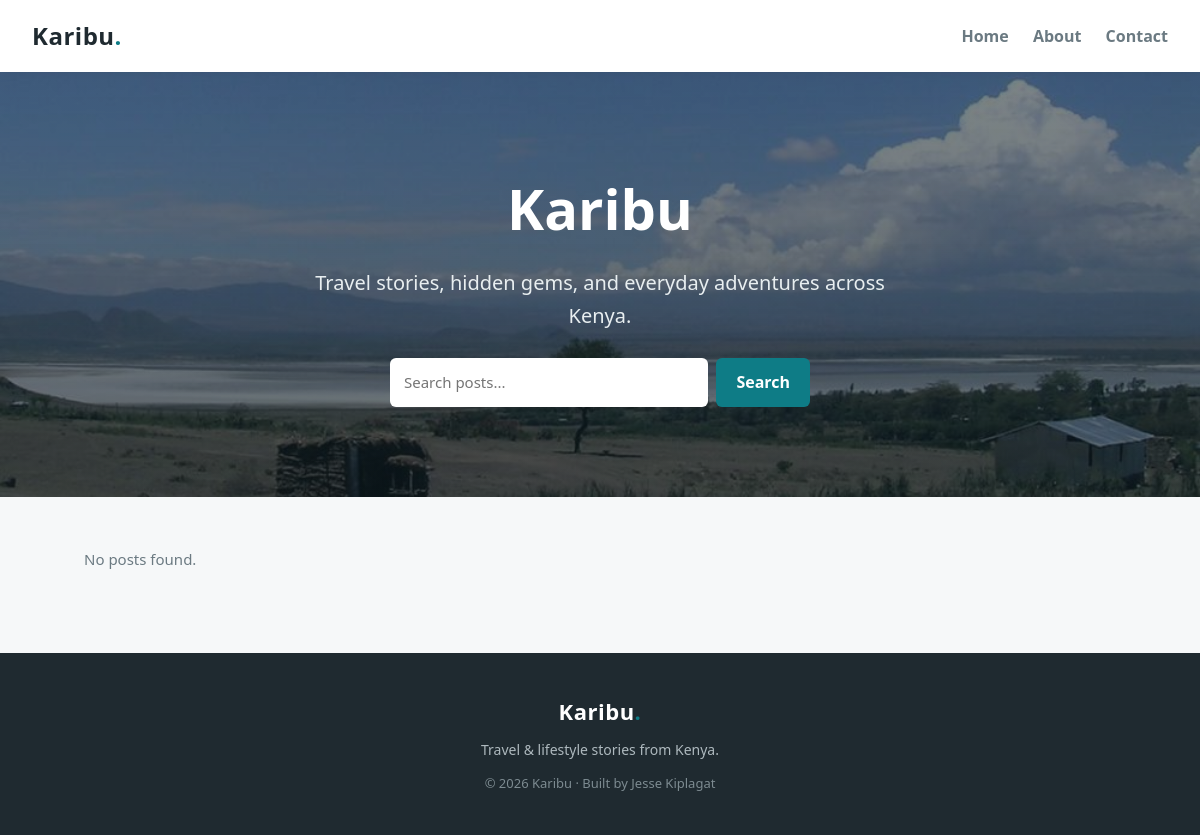
Before: /index.php?page=2 with the older database file.
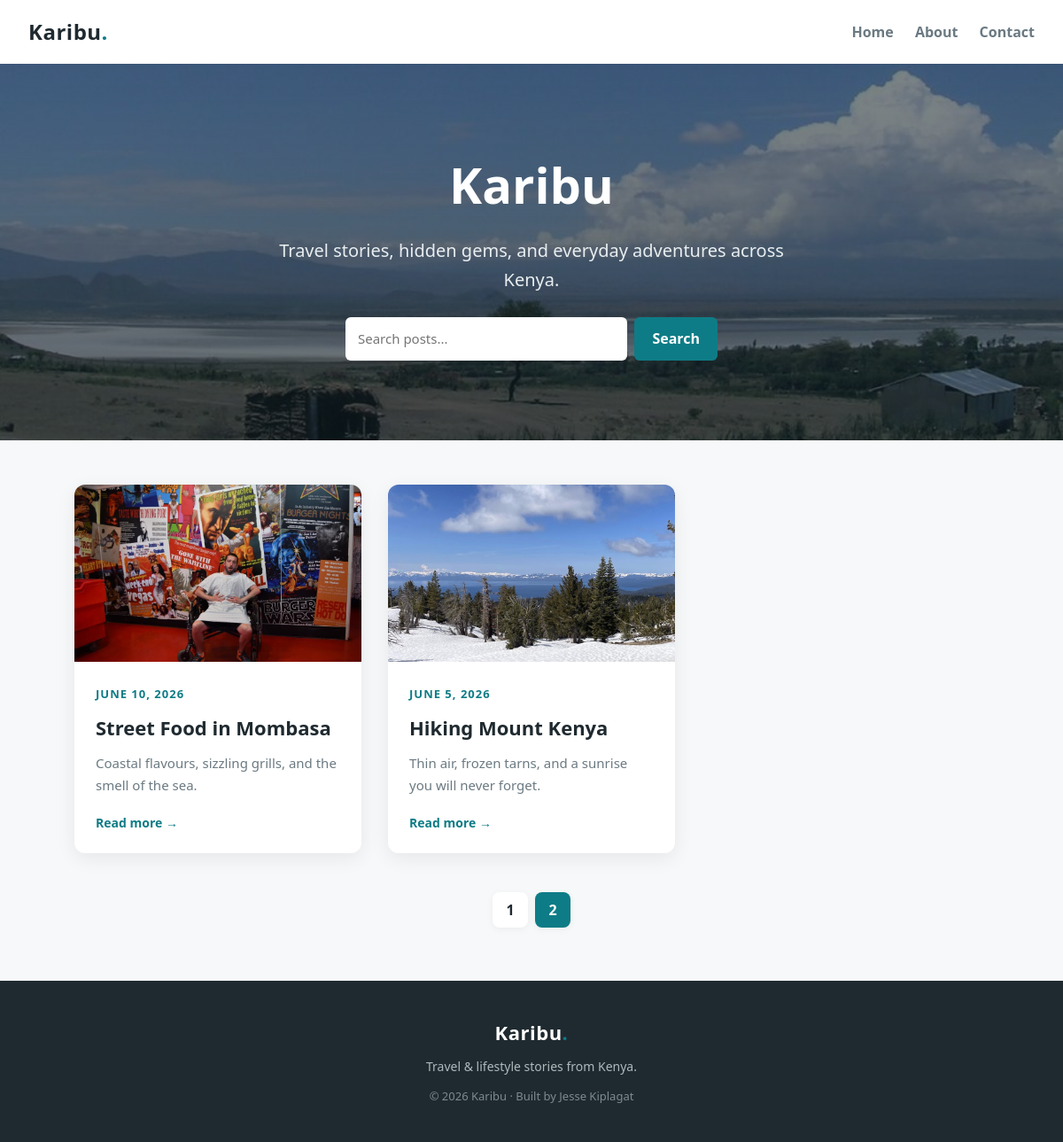
After: the same page with the newer database file.
### tables this page shows
CREATE TABLE IF NOT EXISTS posts (
  id INT AUTO_INCREMENT PRIMARY KEY,
  title VARCHAR(200) NOT NULL,
  slug VARCHAR(220) NOT NULL,
  excerpt VARCHAR(300) NOT NULL,
  body TEXT NOT NULL,
  image VARCHAR(120) NOT NULL,
  created_at DATETIME NOT NULL DEFAULT CURRENT_TIMESTAMP
);

### index.php (the view, shortened to what this page needs)
<?php
require __DIR__ . '/includes/db.php';
$q = trim($_GET['q'] ?? '');
$perPage = 4;
$page = max(1, (int) ($_GET['page'] ?? 1));
$offset = ($page - 1) * $perPage;
if ($q !== '') {
    $like = '%' . $q . '%';
    $countStmt = $pdo->prepare('SELECT COUNT(*) FROM posts WHERE title LIKE ? OR excerpt LIKE ? OR body LIKE ?');
    $countStmt->execute([$like, $like, $like]);
    $total = (int) $countStmt->fetchColumn();
    $stmt = $pdo->prepare('SELECT * FROM posts WHERE title LIKE ? OR excerpt LIKE ? OR body LIKE ? ORDER BY created_at DESC LIMIT ? OFFSET ?');
    $stmt->bindValue(1, $like);
    $stmt->bindValue(2, $like);
    $stmt->bindValue(3, $like);
    $stmt->bindValue(4, $perPage, PDO::PARAM_INT);
    $stmt->bindValue(5, $offset, PDO::PARAM_INT);
    $stmt->execute();
    $posts = $stmt->fetchAll();
} else {
    $total = (int) $pdo->query('SELECT COUNT(*) FROM posts')->fetchColumn();
    $stmt = $pdo->prepare('SELECT * FROM posts ORDER BY created_at DESC LIMIT ? OFFSET ?');
    $stmt->bindValue(1, $perPage, PDO::PARAM_INT);
    $stmt->bindValue(2, $offset, PDO::PARAM_INT);
    $stmt->execute();
    $posts = $stmt->fetchAll();
}
$totalPages = max(1, (int) ceil($total / $perPage));
require __DIR__ . '/includes/header.php';
?>
  <section class="hero">
    <div class="hero-inner">
      <h1>Karibu</h1>
      <p>Travel stories, hidden gems, and everyday adventures across Kenya.</p>
      <form class="search" method="get" action="index.php">
        <input type="text" name="q" value="<?= htmlspecialchars($q) ?>" placeholder="Search posts...">
        <button type="submit">Search</button>
      </form>
    </div>
  </section>
  <main class="posts-wrap">
    <?php if (!$posts): ?>
      <p class="results-info">No posts found.</p>
    <?php endif; ?>
    <div class="posts">
      <?php foreach ($posts as $post): ?>
        <article class="post-card">
          <a href="post.php?id=<?= (int) $post['id'] ?>">
            <img src="images/<?= htmlspecialchars($post['image']) ?>" alt="<?= htmlspecialchars($post['title']) ?>">
          </a>
          <div class="post-card-body">
            <span class="date"><?= date('F j, Y', strtotime($post['created_at'])) ?></span>
            <h2><a href="post.php?id=<?= (int) $post['id'] ?>"><?= htmlspecialchars($post['title']) ?></a></h2>
            <p><?= htmlspecialchars($post['excerpt']) ?></p>
            <a class="read-more" href="post.php?id=<?= (int) $post['id'] ?>">Read more →</a>
          </div>
        </article>
      <?php endforeach; ?>
    </div>
    <?php if ($totalPages > 1): ?>
      <nav class="pagination">
        <?php for ($i = 1; $i <= $totalPages; $i++): ?>
          <?php $qs = 'page=' . $i . ($q !== '' ? '&q=' . urlencode($q) : ''); ?>
          <a href="index.php?<?= $qs ?>" class="<?= $i === $page ? 'active' : '' ?>"><?= $i ?></a>
        <?php endfor; ?>
      </nav>
    <?php endif; ?>
  </main>
<?php require __DIR__ . '/includes/footer.php'; ?>

### includes/header.php (shortened to what this page needs)
<!DOCTYPE html>
<html lang="en">
<head>
  <link rel="stylesheet" href="style.css">
</head>
<body>
  <header class="site-header">
    <a href="index.php" class="brand">Karibu<span>.</span></a>
    <nav>
      <a href="index.php">Home</a>
      <a href="about.php">About</a>
      <a href="contact.php">Contact</a>
    </nav>
  </header>

### includes/footer.php
  <footer class="site-footer">
    <div class="footer-inner">
      <span class="brand">Karibu<span>.</span></span>
      <p>Travel &amp; lifestyle stories from Kenya.</p>
      <small>&copy; 2026 Karibu · Built by Jesse Kiplagat</small>
    </div>
  </footer>
</body>
</html>

### style.css (style rules this page uses)
:root { --accent: #0e7c86; --accent-dark: #0a5c63; --ink: #1f2a30; --muted: #6b7a82; --bg: #f6f8f9; }
* { margin: 0; padding: 0; box-sizing: border-box; }
body { font-family: 'Segoe UI', system-ui, Tahoma, sans-serif; color: var(--ink); background: var(--bg); line-height: 1.65; }
img { display: block; max-width: 100%; }
.site-header { position: sticky; top: 0; z-index: 100; background: #fff; display: flex; justify-content: space-between; align-items: center; padding: 16px 32px; box-shadow: 0 1px 10px rgba(0,0,0,0.06); }
.brand { font-size: 24px; font-weight: 800; text-decoration: none; color: var(--ink); letter-spacing: 0.5px; }
.brand span { color: var(--accent); }
.site-header nav a { text-decoration: none; color: var(--muted); font-weight: 600; margin-left: 20px; }
.hero { background: linear-gradient(rgba(15,30,35,0.55), rgba(15,30,35,0.65)), url('images/hero.jpg') center / cover no-repeat, var(--accent-dark); color: #fff; text-align: center; padding: 90px 20px; }
.hero-inner h1 { font-size: clamp(34px, 6vw, 56px); margin-bottom: 12px; }
.hero-inner p { font-size: clamp(16px, 2.5vw, 20px); max-width: 600px; margin: 0 auto; color: #e8eef0; }
.search { display: flex; gap: 8px; max-width: 420px; margin: 26px auto 0; }
.search input { flex: 1; padding: 12px 14px; border: none; border-radius: 6px; font: inherit; font-size: 15px; }
.search button { border: none; background: var(--accent); color: #fff; padding: 0 20px; border-radius: 6px; font: inherit; font-weight: 600; cursor: pointer; }
.posts-wrap { max-width: 1080px; margin: 50px auto; padding: 0 24px; }
.posts { display: grid; grid-template-columns: repeat(auto-fill, minmax(300px, 1fr)); gap: 30px; }
.pagination { display: flex; justify-content: center; gap: 8px; margin: 44px 0 10px; }
.pagination a { display: inline-flex; align-items: center; justify-content: center; min-width: 40px; height: 40px; padding: 0 12px; border-radius: 8px; background: #fff; color: var(--ink); text-decoration: none; font-weight: 600; box-shadow: 0 2px 8px rgba(0,0,0,0.05); }
.pagination a.active { background: var(--accent); color: #fff; }
.post-card { background: #fff; border-radius: 12px; overflow: hidden; box-shadow: 0 6px 22px rgba(0,0,0,0.07); transition: transform 0.25s, box-shadow 0.25s; }
.post-card img { width: 100%; height: 200px; object-fit: cover; }
.post-card-body { padding: 22px 24px; }
.date { color: var(--accent); font-size: 13px; font-weight: 700; text-transform: uppercase; letter-spacing: 1px; }
.post-card-body h2 { font-size: 22px; margin: 8px 0 10px; }
.post-card-body h2 a { text-decoration: none; color: var(--ink); }
.post-card-body p { color: var(--muted); font-size: 15px; margin-bottom: 16px; }
.read-more { text-decoration: none; color: var(--accent); font-weight: 700; font-size: 14px; }
.site-footer { background: var(--ink); color: #aeb9be; text-align: center; padding: 40px 20px; margin-top: 60px; }
.site-footer .brand { color: #fff; font-size: 22px; }
.footer-inner p { margin: 8px 0; font-size: 14px; }
.footer-inner small { font-size: 13px; color: #7d8b91; }
.results-info { color: var(--muted); margin-bottom: 22px; font-size: 15px; }

Changed rows visible on the page:
added posts: image (picture), created_at "JUNE 10, 2026", title "Street Food in Mombasa", excerpt "Coastal flavours, sizzling grills, and the smell of the sea."
added posts: image (picture), created_at "JUNE 5, 2026", title "Hiking Mount Kenya", excerpt "Thin air, frozen tarns, and a sunrise you will never forget."
Other visible differences:
new list line: "1"
new list line: "2"
text no longer shown: "No posts found."
